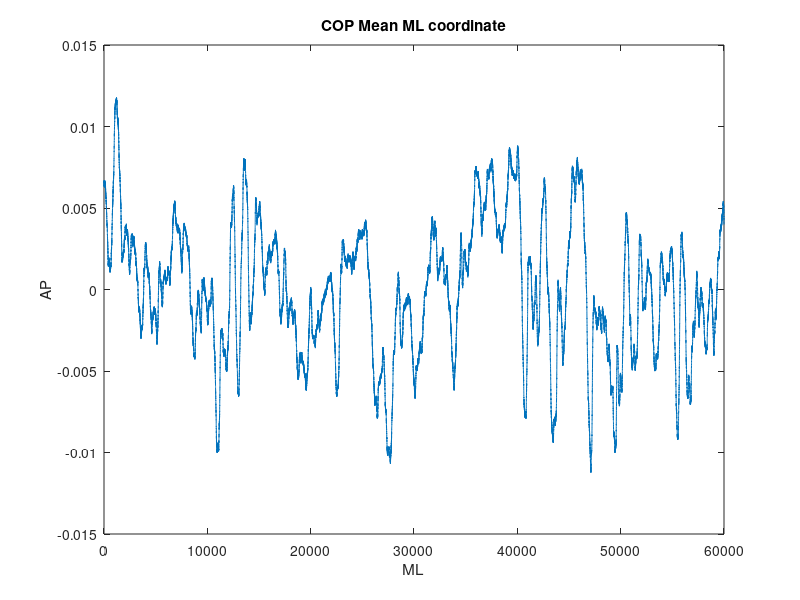

The MATLAB script that drew this image:
% Center of Pressure (COP)
% step 1 2 
load matlab.mat
 ML= COPx;
 AP= COPy;

Xn1 = ML - mean(ML);
Xn2 = ML - (sum(ML) / length(ML));

figure();
plot(Xn1);
xlabel('ML');
ylabel('AP');
title('COP Mean ML coordinate')
